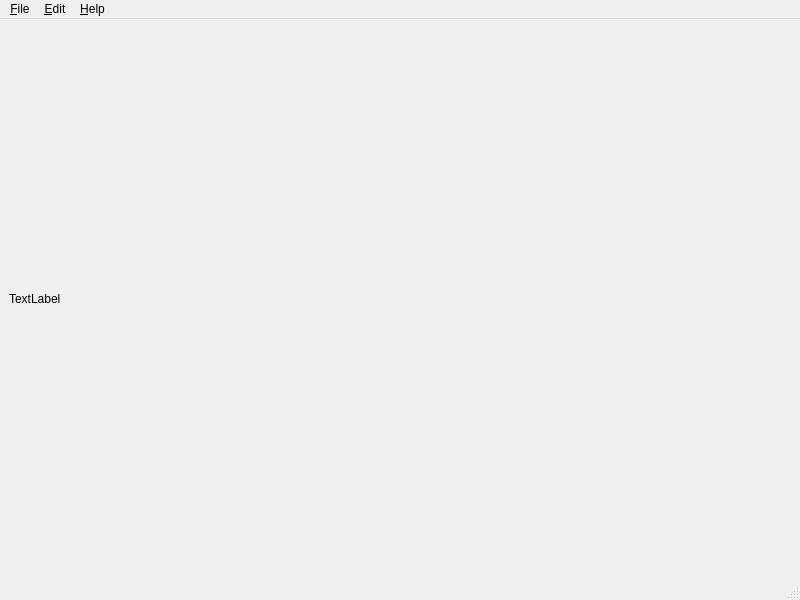
<?xml version="1.0" encoding="UTF-8"?>
<ui version="4.0">
 <class>MainWindow</class>
 <widget class="QMainWindow" name="MainWindow">
  <property name="geometry">
   <rect>
    <x>0</x>
    <y>0</y>
    <width>800</width>
    <height>600</height>
   </rect>
  </property>
  <property name="windowTitle">
   <string>SpriteKoopa</string>
  </property>
  <widget class="QWidget" name="centralwidget">
   <layout class="QVBoxLayout" name="verticalLayout">
    <item>
     <widget class="QLabel" name="label">
      <property name="text">
       <string>TextLabel</string>
      </property>
     </widget>
    </item>
   </layout>
  </widget>
  <widget class="QMenuBar" name="menubar">
   <property name="geometry">
    <rect>
     <x>0</x>
     <y>0</y>
     <width>800</width>
     <height>25</height>
    </rect>
   </property>
   <widget class="QMenu" name="menuFile">
    <property name="title">
     <string>&amp;File</string>
    </property>
    <addaction name="actionOpen"/>
    <addaction name="separator"/>
    <addaction name="actionSave"/>
    <addaction name="actionSaveAs"/>
    <addaction name="separator"/>
    <addaction name="actionPrint"/>
    <addaction name="separator"/>
    <addaction name="actionExit"/>
    <addaction name="separator"/>
   </widget>
   <widget class="QMenu" name="menuEdit">
    <property name="title">
     <string>&amp;Edit</string>
    </property>
    <addaction name="actionCut"/>
    <addaction name="actionCopy"/>
    <addaction name="actionPaste"/>
   </widget>
   <widget class="QMenu" name="menuHelp">
    <property name="title">
     <string>&amp;Help</string>
    </property>
    <addaction name="actionIndex"/>
    <addaction name="separator"/>
    <addaction name="actionAbout"/>
   </widget>
   <addaction name="menuFile"/>
   <addaction name="menuEdit"/>
   <addaction name="menuHelp"/>
  </widget>
  <widget class="QStatusBar" name="statusbar"/>
  <action name="actionExit">
   <property name="text">
    <string>E&amp;xit</string>
   </property>
  </action>
  <action name="actionCut">
   <property name="text">
    <string>Cu&amp;t</string>
   </property>
  </action>
  <action name="actionCopy">
   <property name="text">
    <string>&amp;Copy</string>
   </property>
  </action>
  <action name="actionPaste">
   <property name="text">
    <string>&amp;Paste</string>
   </property>
  </action>
  <action name="actionIndex">
   <property name="text">
    <string>&amp;Index</string>
   </property>
  </action>
  <action name="actionAbout">
   <property name="text">
    <string>&amp;About</string>
   </property>
  </action>
  <action name="actionSave">
   <property name="text">
    <string>&amp;Save</string>
   </property>
  </action>
  <action name="actionSaveAs">
   <property name="text">
    <string>Save &amp;as...</string>
   </property>
  </action>
  <action name="actionPrint">
   <property name="text">
    <string>&amp;Print</string>
   </property>
  </action>
  <action name="actionOpen">
   <property name="text">
    <string> &amp;Open</string>
   </property>
  </action>
 </widget>
 <resources/>
 <connections/>
</ui>
